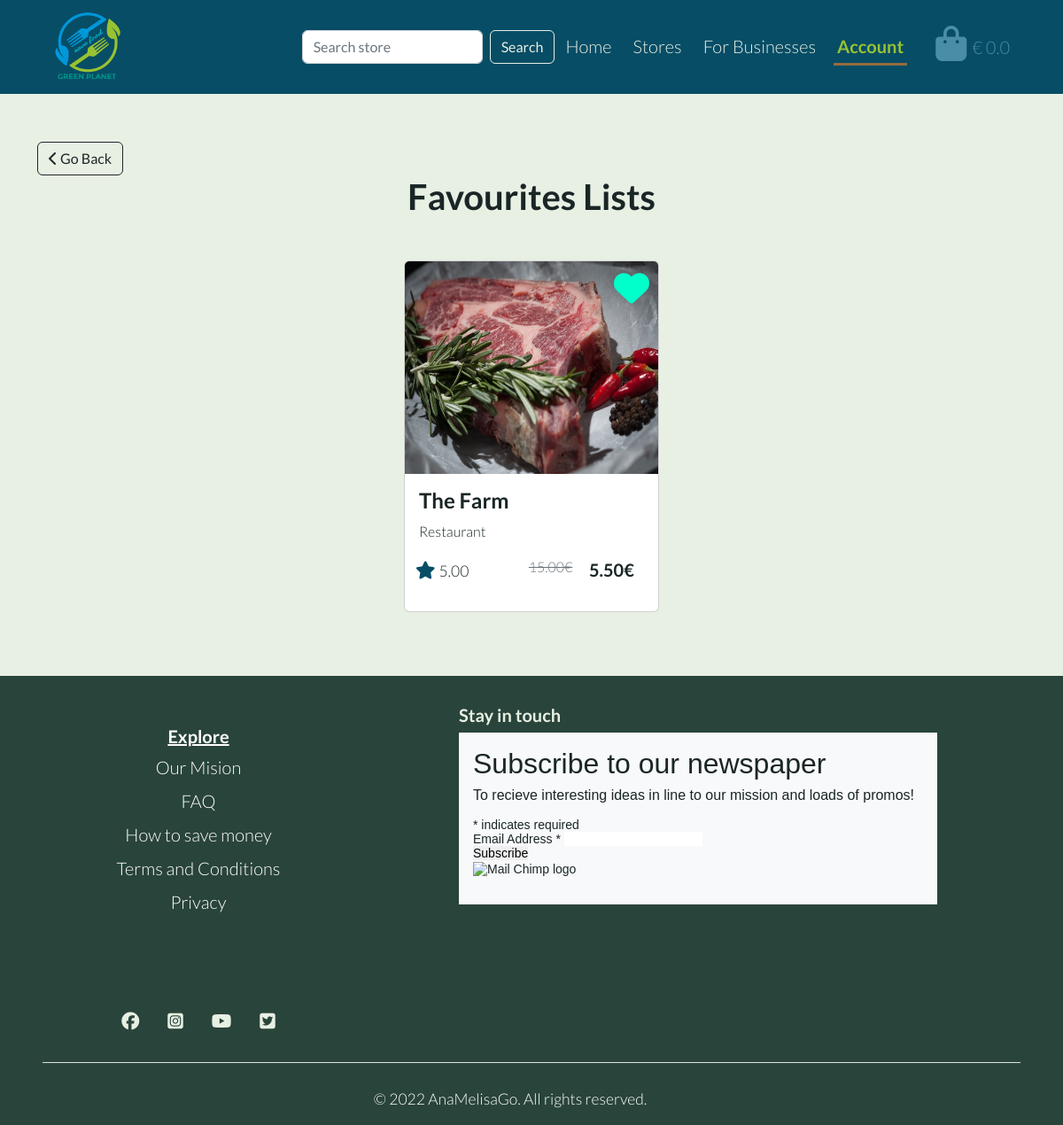
Screenshot of /profile/favourites_list/ (signed in) with the database file from the repository.
### store/models.py (models this page shows, shortened)
class Store(models.Model):
    business_type = models.ForeignKey(
        'BusinessType', null=True, blank=True, on_delete=models.SET_NULL
    )
    store_name = models.CharField(max_length=255)
    details = models.TextField()
    address = models.CharField(max_length=255)
    original_price = models.DecimalField(max_digits=4, decimal_places=2)
    price = models.DecimalField(max_digits=4, decimal_places=2)
    rating = models.DecimalField(
        max_digits=4, decimal_places=2, null=True, blank=True
    )
    favourites = models.ManyToManyField(
        User, related_name='favourite', default=None, blank=True
    )
    image = models.ImageField(null=True, blank=True)
    def __str__(self):
        return self.store_name

class BusinessType(models.Model):
    name = models.CharField(max_length=255)
    friendly_name = models.CharField(max_length=255, null=True, blank=True)

### userprofiles/views.py (the view)
# urls.py: path('favourites_list/', views.favourites_list, name='favourites_list'),
@login_required
def favourites_list(request):
    stores = Store.objects.all().filter(favourites=request.user)
    template = 'profiles/favourites.html'
    context = {
        'stores': stores,
        'account': 'active',
    }
    return render(request, template, context)

### bag/contexts.py (called while the page is built, shortened)
def bag_contents(request):
    b_type = BusinessType.objects.all()
    bag_items = []
    grand_total = 0
    bag = request.session.get('bag', {})
    context = {
        'bag_items': bag_items,
        'grand_total': grand_total,
        'b_type': b_type,
    }
    return context

### userprofiles/templates/profiles/favourites.html (shortened to what this page needs)
{% extends "base.html" %}
{% load static %}
{% block content %}
<main>
    <section class="py-3 mt-md-5 mt-4 py-2 text-center container">
        <div class="d-flex justify-content-start">
            <a href="{{request.META.HTTP_REFERER}}" class="btn btn-outline-dark">
                <span><i class="fas fa-chevron-left"></i></span>
                <span>Go Back</span>
            </a>
        </div>
        <div class="row">
            <div class="col-lg-6 col-md-8 mx-auto">
                <h1 class="fw-bold">Favourites Lists</h1>
            </div>
        </div>
    </section>
    <div class="row row-cols-sm-1 row-cols-md-2 row-cols-lg-3 d-flex justify-content-center mb-5">
        {% for store in stores %}
        <div class="col my-4 d-flex justify-content-center">
            <div class="card position-relative" style="width: 18rem;">
                <a class="hvr-icon-grow" href="{% url 'add_favourite' store.id %}">
                    <i class="fas fa-heart add-favourite fs-1 text-neon-blue hvr-icon"></i>
                </a>
                {% if store.image %}
                <a href="{% url 'store_detail' store.id %}">
                    <img src="{{ store.image.url }}" class="card-img-top" alt="{{ store.store_name }}">
                </a>
                {% else %}
                <a href="{% url 'store_detail' store.id %}">
                    <img src="{{ MEDIA_URL }}no-image.jpg" class="card-img-top" alt="{{ store.store_name }}">
                </a>
                {% endif %}
                <div class="card-body">
                    <a class="store-card-title" href="#">
                        <h4 class="card-title fw-bold">{{ store.store_name }}</h4>
                    </a>
                    <p class="card-text fs-6">{{ store.business_type.friendly_name }}</p>
                    <div class="row text-end">
                        <div class="col-4 px-2 text-start">
                            <p><i class="fas fa-star text-dark-ocean"></i> <small>{{ store.rating }}</small></p>
                        </div>
                        <div class="col-3 px-0 offset-1">
                            <p class="text-decoration-line-through text-muted fs-6">{{ store.original_price }}€</p>
                        </div>
                        <div class="col-3 px-0">
                            <p class="fw-bold">{{ store.price }}€</p>
                        </div>
                    </div>
                </div>
            </div>
        </div>
        {% endfor %}
    </div>
</main>
{% endblock %}

### static/css/base.css (style rules this page uses)
:root { --planet-trans-cloud: rgba(194, 219, 232, 0.75); --planet-trans-black: rgba(26, 38, 38, 0.3); --planet-black-night: #1a2626; --planet-dark-tree: #29443b; --planet-dark-ocean: #074d66; --planet-sky-blue: #4a8da7; --planet-white-leaf: #e7f0e3; --planet-brown-leaf: #946C3E; --planet-yellow-leaf: #99C233; }
* { padding: 0; margin: 0; border: none; }
html { height: 100%; }
body { background-color: var(--planet-white-leaf); font-weight: 300; color: var(--planet-black-night); font-size: 20px; font-family: 'Lato', sans-serif; }
a { color: var(--planet-black-night); text-decoration: none; }
.text-dark-ocean { color: var(--planet-dark-ocean); }
.text-neon-blue { color: #00FFCB; }
.add-favourite { position: absolute; top: 10px; right: 10px; }
.card-img-top { height: 15rem; }

### rows the page displays
Store: image (picture), store_name "The Farm", business_type.friendly_name "Restaurant", rating "5.00", original_price "15.00", price "5.50"
